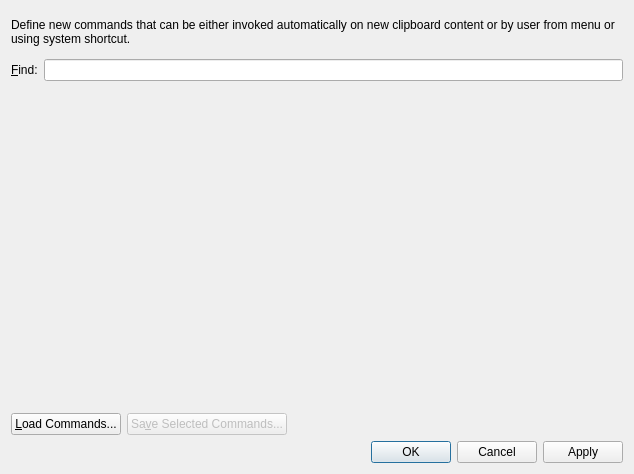
<?xml version="1.0" encoding="UTF-8"?>
<ui version="4.0">
 <class>CommandDialog</class>
 <widget class="QDialog" name="CommandDialog">
  <property name="geometry">
   <rect>
    <x>0</x>
    <y>0</y>
    <width>634</width>
    <height>474</height>
   </rect>
  </property>
  <property name="windowTitle">
   <string>CopyQ Commands</string>
  </property>
  <layout class="QVBoxLayout" name="verticalLayout">
   <item>
    <widget class="QLabel" name="label_11">
     <property name="sizePolicy">
      <sizepolicy hsizetype="Preferred" vsizetype="Maximum">
       <horstretch>0</horstretch>
       <verstretch>0</verstretch>
      </sizepolicy>
     </property>
     <property name="text">
      <string>Define new commands that can be either invoked automatically on new clipboard content or by user from menu or using system shortcut.</string>
     </property>
     <property name="wordWrap">
      <bool>true</bool>
     </property>
    </widget>
   </item>
   <item>
    <layout class="QHBoxLayout" name="horizontalLayout_19">
     <item>
      <widget class="QLabel" name="label_3">
       <property name="text">
        <string>&amp;Find:</string>
       </property>
       <property name="buddy">
        <cstring>lineEditFilterCommands</cstring>
       </property>
      </widget>
     </item>
     <item>
      <widget class="QLineEdit" name="lineEditFilterCommands"/>
     </item>
    </layout>
   </item>
   <item>
    <widget class="ItemOrderList" name="itemOrderListCommands" native="true">
     <property name="focusPolicy">
      <enum>Qt::WheelFocus</enum>
     </property>
    </widget>
   </item>
   <item>
    <layout class="QHBoxLayout" name="horizontalLayout_7">
     <item>
      <widget class="QPushButton" name="pushButtonLoadCommands">
       <property name="text">
        <string>&amp;Load Commands...</string>
       </property>
      </widget>
     </item>
     <item>
      <widget class="QPushButton" name="pushButtonSaveCommands">
       <property name="enabled">
        <bool>false</bool>
       </property>
       <property name="text">
        <string>Sa&amp;ve Selected Commands...</string>
       </property>
      </widget>
     </item>
     <item>
      <spacer name="horizontalSpacer">
       <property name="orientation">
        <enum>Qt::Horizontal</enum>
       </property>
       <property name="sizeHint" stdset="0">
        <size>
         <width>40</width>
         <height>20</height>
        </size>
       </property>
      </spacer>
     </item>
    </layout>
   </item>
   <item>
    <widget class="QDialogButtonBox" name="buttonBox">
     <property name="orientation">
      <enum>Qt::Horizontal</enum>
     </property>
     <property name="standardButtons">
      <set>QDialogButtonBox::Apply|QDialogButtonBox::Cancel|QDialogButtonBox::Ok</set>
     </property>
    </widget>
   </item>
  </layout>
 </widget>
 <customwidgets>
  <customwidget>
   <class>ItemOrderList</class>
   <extends>QWidget</extends>
   <header>gui/itemorderlist.h</header>
   <container>1</container>
  </customwidget>
 </customwidgets>
 <resources/>
 <connections>
  <connection>
   <sender>buttonBox</sender>
   <signal>accepted()</signal>
   <receiver>CommandDialog</receiver>
   <slot>accept()</slot>
   <hints>
    <hint type="sourcelabel">
     <x>248</x>
     <y>254</y>
    </hint>
    <hint type="destinationlabel">
     <x>157</x>
     <y>274</y>
    </hint>
   </hints>
  </connection>
  <connection>
   <sender>buttonBox</sender>
   <signal>rejected()</signal>
   <receiver>CommandDialog</receiver>
   <slot>reject()</slot>
   <hints>
    <hint type="sourcelabel">
     <x>316</x>
     <y>260</y>
    </hint>
    <hint type="destinationlabel">
     <x>286</x>
     <y>274</y>
    </hint>
   </hints>
  </connection>
 </connections>
</ui>
